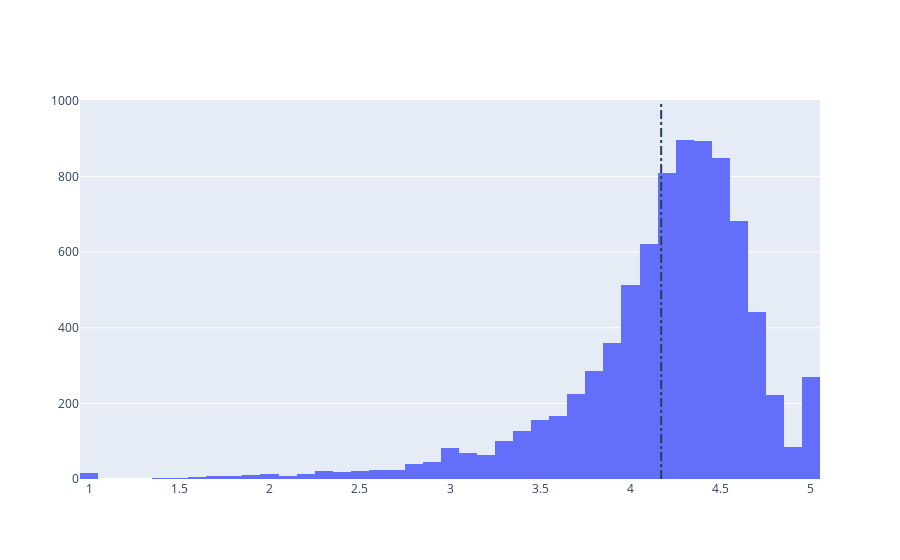

This figure's notebook cell:
### Markdown cell above
#### Distribution of app ratings
<p>After having witnessed the market share for each category of apps, let's see how all these apps perform on an average. App ratings (on a scale of 1 to 5) impact the discoverability, conversion of apps as well as the company's overall brand image. Ratings are a key performance indicator of an app.</p>

### Code cell
avg_app_rating = round(apps['Rating'].mean(), 2)
print('Average app rating = ', avg_app_rating)

data = [go.Histogram(
        x = apps['Rating']
)]

layout = {'shapes': [{
              'type' :'line',
              'x0': avg_app_rating,
              'y0': 0,
              'x1': avg_app_rating,
              'y1': 1000,
              'line': { 'dash': 'dashdot'}
          }]
          }

plotly.offline.iplot({'data': data, 'layout': layout})

### Figure 1 — Plotly figure (JSON) as saved in the notebook; plotly's stock layout.template omitted (floating-point values rounded to 4 significant figures; data arrays with more than 128 entries replaced by an {"elided": "..."} marker saying what was removed)
{"data": [{"type": "histogram", "x": {"elided": "9659 float values"}}], "layout": {"shapes": [{"line": {"dash": "dashdot"}, "type": "line", "x0": 4.17, "x1": 4.17, "y0": 0, "y1": 1000}]}}
